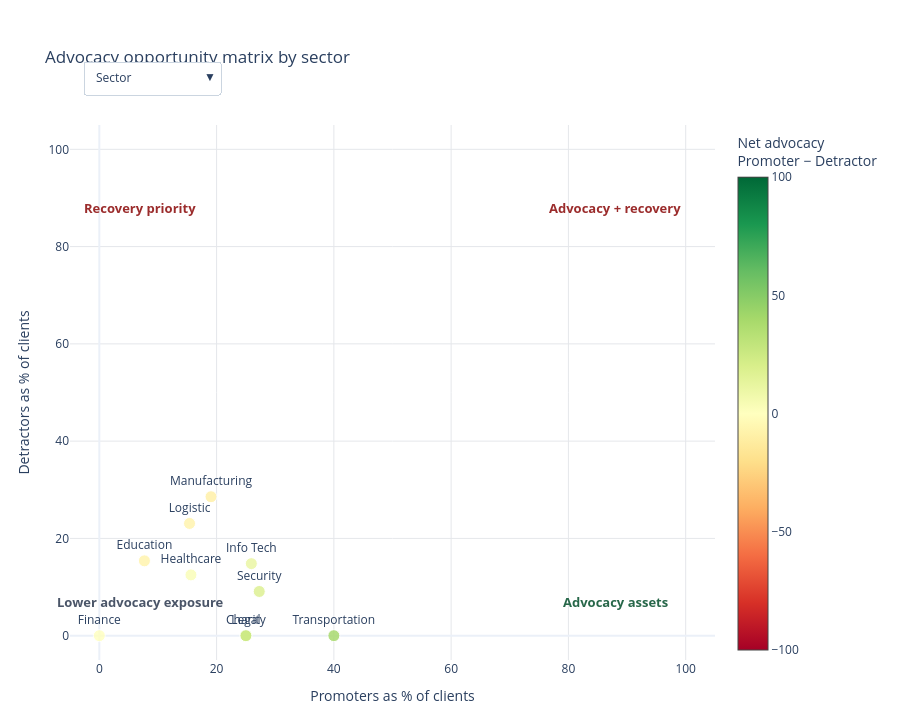

The cell this chart's notebook holds for it:
### Markdown cell above
## Chart 3 of 3 — Advocacy opportunity matrix by client profile (Plotly Graph Objects)

The sunburst has been replaced because nested area comparisons make it difficult to rank actionable segments. This matrix uses the more decision-relevant variables: Promoter share on the x-axis, Detractor share on the y-axis, and total gross profit as bubble size. The profile dropdown switches between sector, client type, organisation size and country.

Interpretation: profiles toward the right contain more advocates to nurture; profiles toward the top contain more dissatisfied clients to investigate. Large bubbles are financially important, so the most urgent intervention candidates are large-gross-profit profiles with high Detractor share, while large profiles with high Promoter share are advocacy assets.

### Code cell
profile_columns = {
    'Sector': 'Sector',
    'Client type': 'Client_Type',
    'Organisation size': 'Organisation_Size',
    'Country': 'Country'
}
profile_frames = {}
for profile_label, profile_col in profile_columns.items():
    p = (client.groupby(profile_col, dropna=False, observed=True)
         .agg(Clients=('Client ID','size'), Revenue=('Revenue','sum'), Gross_Profit=('Gross_Profit','sum'),
              Median_Longevity=('Observed_Longevity','median'))
         .reset_index().rename(columns={profile_col:'Profile'}))
    counts = (client.assign(_one=1)
              .pivot_table(index=profile_col, columns='NPS Category', values='_one', aggfunc='sum', fill_value=0,
                           observed=False).reset_index().rename(columns={profile_col:'Profile'}))
    for cat in category_order:
        if cat not in counts.columns:
            counts[cat] = 0
    p = p.merge(counts[['Profile'] + category_order], on='Profile', how='left')
    for cat in category_order:
        p[f'{cat}_Share'] = p[cat] / p['Clients']
    p['Gross_Margin'] = p['Gross_Profit'] / p['Revenue'].replace(0, np.nan)
    p['Net_Advocacy'] = p['Promoter_Share'] - p['Detractor_Share']
    profile_frames[profile_label] = p.sort_values('Gross_Profit', ascending=False).reset_index(drop=True)

fig3 = go.Figure()
profile_labels = list(profile_frames)
for i, profile_label in enumerate(profile_labels):
    p = profile_frames[profile_label]
    custom = p[['Profile','Clients','Promoter','Passive','Detractor','Revenue','Gross_Profit','Gross_Margin','Median_Longevity','Net_Advocacy']].to_numpy()
    fig3.add_trace(go.Scatter(
        x=p['Promoter_Share'] * 100,
        y=p['Detractor_Share'] * 100,
        text=p['Profile'].astype(str),
        mode='markers+text',
        textposition='top center',
        name=profile_label,
        visible=(i == 0),
        marker=dict(size=np.clip(np.sqrt(p['Gross_Profit'].clip(lower=0)) / 700, 12, 58),
                    color=p['Net_Advocacy'] * 100, colorscale='RdYlGn', cmin=-100, cmax=100,
                    showscale=(i == 0), colorbar=dict(title='Net advocacy<br>Promoter − Detractor'),
                    opacity=.82, line=dict(width=1, color='white')),
        customdata=custom,
        hovertemplate=(
            '<b>%{customdata[0]}</b><br>'
            'Promoter share: %{x:.1f}%<br>Detractor share: %{y:.1f}%<br>'
            'Net advocacy: %{customdata[9]:.1%}<br>'
            'Promoters / Passives / Detractors: %{customdata[2]:.0f} / %{customdata[3]:.0f} / %{customdata[4]:.0f}<br>'
            'Clients: %{customdata[1]:.0f}<br>Gross profit: $%{customdata[6]:,.0f}<br>'
            'Revenue: $%{customdata[5]:,.0f}<br>Gross margin: %{customdata[7]:.1%}<br>'
            'Median observed longevity: %{customdata[8]:.1f} years<extra></extra>'
        )
    ))

buttons = []
for i, profile_label in enumerate(profile_labels):
    visible = [j == i for j in range(len(profile_labels))]
    buttons.append(dict(label=profile_label, method='update', args=[{'visible': visible}, {'title': f'Advocacy opportunity matrix by {profile_label.lower()}'}]))
fig3.update_layout(
    title='Advocacy opportunity matrix by sector', template='plotly_white', height=720,
    xaxis=dict(title='Promoters as % of clients', range=[-5, 105], gridcolor='#E5E7EB'),
    yaxis=dict(title='Detractors as % of clients', range=[-5, 105], gridcolor='#E5E7EB'),
    updatemenus=[dict(buttons=buttons, direction='down', x=0.02, xanchor='left', y=1.12, yanchor='top',
                      showactive=True, bgcolor='white', bordercolor='#CBD5E0')],
    annotations=[
        dict(x=88, y=7, xref='x', yref='y', text='<b>Advocacy assets</b>', showarrow=False, font=dict(color='#276749', size=13)),
        dict(x=88, y=88, xref='x', yref='y', text='<b>Advocacy + recovery</b>', showarrow=False, font=dict(color='#9B2C2C', size=13)),
        dict(x=7, y=88, xref='x', yref='y', text='<b>Recovery priority</b>', showarrow=False, font=dict(color='#9B2C2C', size=13)),
        dict(x=7, y=7, xref='x', yref='y', text='<b>Lower advocacy exposure</b>', showarrow=False, font=dict(color='#4A5568', size=13))
    ],
    margin=dict(t=125, l=70, r=40, b=60), showlegend=False
)
fig3.show()

### Figure 1 — Plotly figure (JSON) as saved in the notebook; plotly's stock layout.template omitted (floating-point values rounded to 4 significant figures)
{"data": [{"customdata": [["Healthcare", 32, 5, 23, 4, 33216248, 14721908, 0.4432, 3, 0.03125], ["Info Tech", 27, 7, 16, 4, 28584189, 12561048, 0.4394, 3, 0.1111], ["Manufacturing", 21, 4, 11, 6, 23839243, 10744702, 0.4507, 3, -0.09524], ["Logistic", 13, 2, 8, 3, 13277066, 6019353, 0.4534, 3, -0.07692], ["Security", 11, 3, 7, 1, 11419592, 5056332, 0.4428, 2, 0.1818], ["Transportation", 10, 4, 6, 0, 10423981, 4632951, 0.4445, 2.5, 0.4], ["Education", 13, 1, 10, 2, 7949618, 3440213, 0.4328, 2, -0.07692], ["Legal", 4, 1, 3, 0, 4254069, 1903199, 0.4474, 2.5, 0.25], ["Finance", 1, 0, 1, 0, 1102328, 461225, 0.4184, 5, 0], ["Charity", 8, 2, 6, 0, 1014904, 148258, 0.1461, 2.5, 0.25]], "hovertemplate": "<b>%{customdata[0]}</b><br>Promoter share: %{x:.1f}%<br>Detractor share: %{y:.1f}%<br>Net advocacy: %{customdata[9]:.1%}<br>Promoters / Passives / Detractors: %{customdata[2]:.0f} / %{customdata[3]:.0f} / %{customdata[4]:.0f}<br>Clients: %{customdata[1]:.0f}<br>Gross profit: $%{customdata[6]:,.0f}<br>Revenue: $%{customdata[5]:,.0f}<br>Gross margin: %{customdata[7]:.1%}<br>Median observed longevity: %{customdata[8]:.1f} years<extra></extra>", "marker": {"cmax": 100, "cmin": -100, "color": [3.125, 11.11, -9.524, -7.692, 18.18, 40.0, -7.692, 25.0, 0.0, 25.0], "colorbar": {"title": {"text": "Net advocacy<br>Promoter − Detractor"}}, "colorscale": [[0, "rgb(165,0,38)"], [0.1, "rgb(215,48,39)"], [0.2, "rgb(244,109,67)"], [0.3, "rgb(253,174,97)"], [0.4, "rgb(254,224,139)"], [0.5, "rgb(255,255,191)"], [0.6, "rgb(217,239,139)"], [0.7, "rgb(166,217,106)"], [0.8, "rgb(102,189,99)"], [0.9, "rgb(26,152,80)"], [1, "rgb(0,104,55)"]], "line": {"color": "white", "width": 1}, "opacity": 0.82, "showscale": true, "size": [12.0, 12.0, 12.0, 12.0, 12.0, 12.0, 12.0, 12.0, 12.0, 12.0]}, "mode": "markers+text", "name": "Sector", "text": ["Healthcare", "Info Tech", "Manufacturing", "Logistic", "Security", "Transportation", "Education", "Legal", "Finance", "Charity"], "textposition": "top center", "type": "scatter", "visible": true, "x": [15.62, 25.93, 19.05, 15.38, 27.27, 40.0, 7.692, 25.0, 0.0, 25.0], "y": [12.5, 14.81, 28.57, 23.08, 9.091, 0.0, 15.38, 0.0, 0.0, 0.0]}, {"customdata": [["Private", 106, 20, 69, 17, 113143386, 50287051, 0.4445, 3, 0.0283], ["Govt", 21, 6, 13, 2, 20494697, 9137148, 0.4458, 2, 0.1905], ["NPO", 13, 3, 9, 1, 1443155, 264990, 0.1836, 2, 0.1538]], "hovertemplate": "<b>%{customdata[0]}</b><br>Promoter share: %{x:.1f}%<br>Detractor share: %{y:.1f}%<br>Net advocacy: %{customdata[9]:.1%}<br>Promoters / Passives / Detractors: %{customdata[2]:.0f} / %{customdata[3]:.0f} / %{customdata[4]:.0f}<br>Clients: %{customdata[1]:.0f}<br>Gross profit: $%{customdata[6]:,.0f}<br>Revenue: $%{customdata[5]:,.0f}<br>Gross margin: %{customdata[7]:.1%}<br>Median observed longevity: %{customdata[8]:.1f} years<extra></extra>", "marker": {"cmax": 100, "cmin": -100, "color": [2.83, 19.05, 15.38], "colorbar": {"title": {"text": "Net advocacy<br>Promoter − Detractor"}}, "colorscale": [[0, "rgb(165,0,38)"], [0.1, "rgb(215,48,39)"], [0.2, "rgb(244,109,67)"], [0.3, "rgb(253,174,97)"], [0.4, "rgb(254,224,139)"], [0.5, "rgb(255,255,191)"], [0.6, "rgb(217,239,139)"], [0.7, "rgb(166,217,106)"], [0.8, "rgb(102,189,99)"], [0.9, "rgb(26,152,80)"], [1, "rgb(0,104,55)"]], "line": {"color": "white", "width": 1}, "opacity": 0.82, "showscale": false, "size": [12.0, 12.0, 12.0]}, "mode": "markers+text", "name": "Client type", "text": ["Private", "Govt", "NPO"], "textposition": "top center", "type": "scatter", "visible": false, "x": [18.87, 28.57, 23.08], "y": [16.04, 9.524, 7.692]}, {"customdata": [["50 ~ 200", 60, 10, 37, 13, 67219079, 29559495, 0.4397, 3, -0.05], ["> 200", 60, 15, 38, 7, 54639978, 24377772, 0.4462, 2, 0.1333], ["1 ~ 49", 20, 4, 16, 0, 13222181, 5751922, 0.435, 3, 0.2]], "hovertemplate": "<b>%{customdata[0]}</b><br>Promoter share: %{x:.1f}%<br>Detractor share: %{y:.1f}%<br>Net advocacy: %{customdata[9]:.1%}<br>Promoters / Passives / Detractors: %{customdata[2]:.0f} / %{customdata[3]:.0f} / %{customdata[4]:.0f}<br>Clients: %{customdata[1]:.0f}<br>Gross profit: $%{customdata[6]:,.0f}<br>Revenue: $%{customdata[5]:,.0f}<br>Gross margin: %{customdata[7]:.1%}<br>Median observed longevity: %{customdata[8]:.1f} years<extra></extra>", "marker": {"cmax": 100, "cmin": -100, "color": [-5.0, 13.33, 20.0], "colorbar": {"title": {"text": "Net advocacy<br>Promoter − Detractor"}}, "colorscale": [[0, "rgb(165,0,38)"], [0.1, "rgb(215,48,39)"], [0.2, "rgb(244,109,67)"], [0.3, "rgb(253,174,97)"], [0.4, "rgb(254,224,139)"], [0.5, "rgb(255,255,191)"], [0.6, "rgb(217,239,139)"], [0.7, "rgb(166,217,106)"], [0.8, "rgb(102,189,99)"], [0.9, "rgb(26,152,80)"], [1, "rgb(0,104,55)"]], "line": {"color": "white", "width": 1}, "opacity": 0.82, "showscale": false, "size": [12.0, 12.0, 12.0]}, "mode": "markers+text", "name": "Organisation size", "text": ["50 ~ 200", "> 200", "1 ~ 49"], "textposition": "top center", "type": "scatter", "visible": false, "x": [16.67, 25.0, 20.0], "y": [21.67, 11.67, 0.0]}, {"customdata": [["Singapore", 107, 22, 71, 14, 101397514, 44140840, 0.4353, 2, 0.07477], ["Malaysia", 15, 4, 10, 1, 20903029, 9596832, 0.4591, 5, 0.2], ["Indonesia", 8, 0, 3, 5, 4158785, 1907042, 0.4586, 3, -0.625], ["China", 4, 0, 4, 0, 3237534, 1665578, 0.5145, 3, 0], ["Philippines", 2, 2, 0, 0, 3060039, 1276239, 0.4171, 3, 1], ["India", 4, 1, 3, 0, 2324337, 1102658, 0.4744, 1.5, 0.25]], "hovertemplate": "<b>%{customdata[0]}</b><br>Promoter share: %{x:.1f}%<br>Detractor share: %{y:.1f}%<br>Net advocacy: %{customdata[9]:.1%}<br>Promoters / Passives / Detractors: %{customdata[2]:.0f} / %{customdata[3]:.0f} / %{customdata[4]:.0f}<br>Clients: %{customdata[1]:.0f}<br>Gross profit: $%{customdata[6]:,.0f}<br>Revenue: $%{customdata[5]:,.0f}<br>Gross margin: %{customdata[7]:.1%}<br>Median observed longevity: %{customdata[8]:.1f} years<extra></extra>", "marker": {"cmax": 100, "cmin": -100, "color": [7.477, 20.0, -62.5, 0.0, 100.0, 25.0], "colorbar": {"title": {"text": "Net advocacy<br>Promoter − Detractor"}}, "colorscale": [[0, "rgb(165,0,38)"], [0.1, "rgb(215,48,39)"], [0.2, "rgb(244,109,67)"], [0.3, "rgb(253,174,97)"], [0.4, "rgb(254,224,139)"], [0.5, "rgb(255,255,191)"], [0.6, "rgb(217,239,139)"], [0.7, "rgb(166,217,106)"], [0.8, "rgb(102,189,99)"], [0.9, "rgb(26,152,80)"], [1, "rgb(0,104,55)"]], "line": {"color": "white", "width": 1}, "opacity": 0.82, "showscale": false, "size": [12.0, 12.0, 12.0, 12.0, 12.0, 12.0]}, "mode": "markers+text", "name": "Country", "text": ["Singapore", "Malaysia", "Indonesia", "China", "Philippines", "India"], "textposition": "top center", "type": "scatter", "visible": false, "x": [20.56, 26.67, 0.0, 0.0, 100.0, 25.0], "y": [13.08, 6.667, 62.5, 0.0, 0.0, 0.0]}], "layout": {"annotations": [{"font": {"color": "#276749", "size": 13}, "showarrow": false, "text": "<b>Advocacy assets</b>", "x": 88, "xref": "x", "y": 7, "yref": "y"}, {"font": {"color": "#9B2C2C", "size": 13}, "showarrow": false, "text": "<b>Advocacy + recovery</b>", "x": 88, "xref": "x", "y": 88, "yref": "y"}, {"font": {"color": "#9B2C2C", "size": 13}, "showarrow": false, "text": "<b>Recovery priority</b>", "x": 7, "xref": "x", "y": 88, "yref": "y"}, {"font": {"color": "#4A5568", "size": 13}, "showarrow": false, "text": "<b>Lower advocacy exposure</b>", "x": 7, "xref": "x", "y": 7, "yref": "y"}], "height": 720, "margin": {"b": 60, "l": 70, "r": 40, "t": 125}, "showlegend": false, "title": {"text": "Advocacy opportunity matrix by sector"}, "updatemenus": [{"bgcolor": "white", "bordercolor": "#CBD5E0", "buttons": [{"args": [{"visible": [true, false, false, false]}, {"title": "Advocacy opportunity matrix by sector"}], "label": "Sector", "method": "update"}, {"args": [{"visible": [false, true, false, false]}, {"title": "Advocacy opportunity matrix by client type"}], "label": "Client type", "method": "update"}, {"args": [{"visible": [false, false, true, false]}, {"title": "Advocacy opportunity matrix by organisation size"}], "label": "Organisation size", "method": "update"}, {"args": [{"visible": [false, false, false, true]}, {"title": "Advocacy opportunity matrix by country"}], "label": "Country", "method": "update"}], "direction": "down", "showactive": true, "x": 0.02, "xanchor": "left", "y": 1.12, "yanchor": "top"}], "xaxis": {"gridcolor": "#E5E7EB", "range": [-5, 105], "title": {"text": "Promoters as % of clients"}}, "yaxis": {"gridcolor": "#E5E7EB", "range": [-5, 105], "title": {"text": "Detractors as % of clients"}}}}
